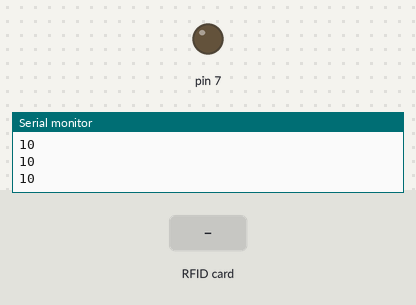
A sketch run on a simulated Arduino Uno, built with avr-gcc and run on an emulated ATmega328P. Shown: output pins drawn as LEDs (lit = HIGH), the last lines printed to the serial monitor. The inputs (shaded band) are chosen by the test bench. Pins used as bus, display or sensor lines are not drawn.

Above: at 1.2 s.
1.3 s: RFID card 7A 18 95 35 held to the reader
At 2.0 s:
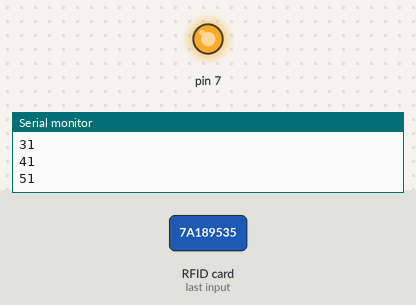
Timing chart, 0 to 4.3 s (numbered marks = the images above; inputs shaded):
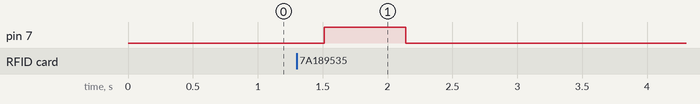

The sketch:

alice_door_arduino_maglock.ino
```cpp
/**
   ----------------------------------------------------------------------------
   This is a MFRC522 library example; see https://github.com/miguelbalboa/rfid
   for further details and other examples.

   Typical pin layout used:
   -----------------------------------------------------------------------------------------
               MFRC522      Arduino       Arduino   Arduino    Arduino          Arduino
               Reader/PCD   Uno           Mega      Nano v3    Leonardo/Micro   Pro Micro
   Signal      Pin          Pin           Pin       Pin        Pin              Pin
   -----------------------------------------------------------------------------------------
   RST/Reset   RST          9             5         D9         RESET/ICSP-5     RST
   SPI SS      SDA(SS)      10            53        D10        10               10
   SPI MOSI    MOSI         11 / ICSP-4   51        D11        ICSP-4           16
   SPI MISO    MISO         12 / ICSP-1   50        D12        ICSP-1           14
   SPI SCK     SCK          13 / ICSP-3   52        D13        ICSP-3           15

*/

#include <SPI.h>
#include <MFRC522.h>

#define RST_PIN         9           // Configurable, see typical pin layout above
#define SS_PIN          10          // Configurable, see typical pin layout above

MFRC522 mfrc522(SS_PIN, RST_PIN);   // Create MFRC522 instance.

byte uuid_1[4] = {0x7A, 0x18, 0x95, 0x35};

int ttl = 0;
int timer = 1; // This number increments during the loop
int timercheck = 0; // If this = 1, then the time variable goes up
/**
   Initialize.
*/
void setup() {
  Serial.begin(9600); // Initialize serial communications with the PC
  SPI.begin();        // Init SPI bus
  mfrc522.PCD_Init(); // Init MFRC522 card

  // output led
  pinMode(7, OUTPUT);

}

void loop() {

  Serial.println(digitalRead(7));
  if (timer > 5000) {      //Check the timer
    digitalWrite(7, LOW);  // If it's time, shut off LED'S
    exit(0);               // Exit loop
  }
  if (ttl > 0) { // If RFID's are ready
    digitalWrite(7, HIGH); // Turn on LED's

    ttl--;
  } else {
    timercheck = 0; // Reset counting when they pull Alice off
    timer = 1; // Reset counting when they pull Alice off
    digitalWrite(7, LOW); // Turn off LED's
  }

  // check the RFID's
  if (mfrc522.PICC_IsNewCardPresent() && mfrc522.PICC_ReadCardSerial()) {
    if (checkUID(uuid_1)) {
      //digitalWrite(7,HIGH);
      ttl = 5;
      timercheck = 1; // Allow counting so that it checks for how long you set it to
    }

    delay(50);
    mfrc522.PCD_Init();
    mfrc522.uid.uidByte[0] = 0;
  }

  if (timercheck == 1) { // If Alice is put in the correct place
    delay(100); // Wait 1/10 second
    timer++; // Increment the counter
    Serial.print(timer); // Make the counting visible for debugging
  }
  else { // If Alice isn't there

    Serial.print(timer); // Print ou the count for debugging
  }

}


bool checkUID(byte *uid) {
  return (mfrc522.uid.uidByte[0] == uid[0] && mfrc522.uid.uidByte[1] == uid[1] && mfrc522.uid.uidByte[2] == uid[2] && mfrc522.uid.uidByte[3] == uid[3]);
}
```

Measured:
- after the input at 1.3 s, pin 7: LOW → HIGH after 0.21 s, → LOW 0.63 s later
